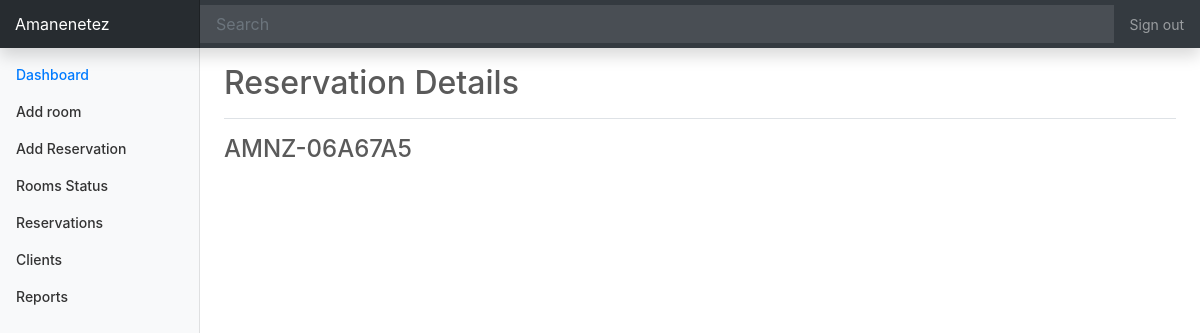
The page /admin/view_reservation.php?reference_no=AMNZ-06A67A5 (signed in) on the database as committed earlier.
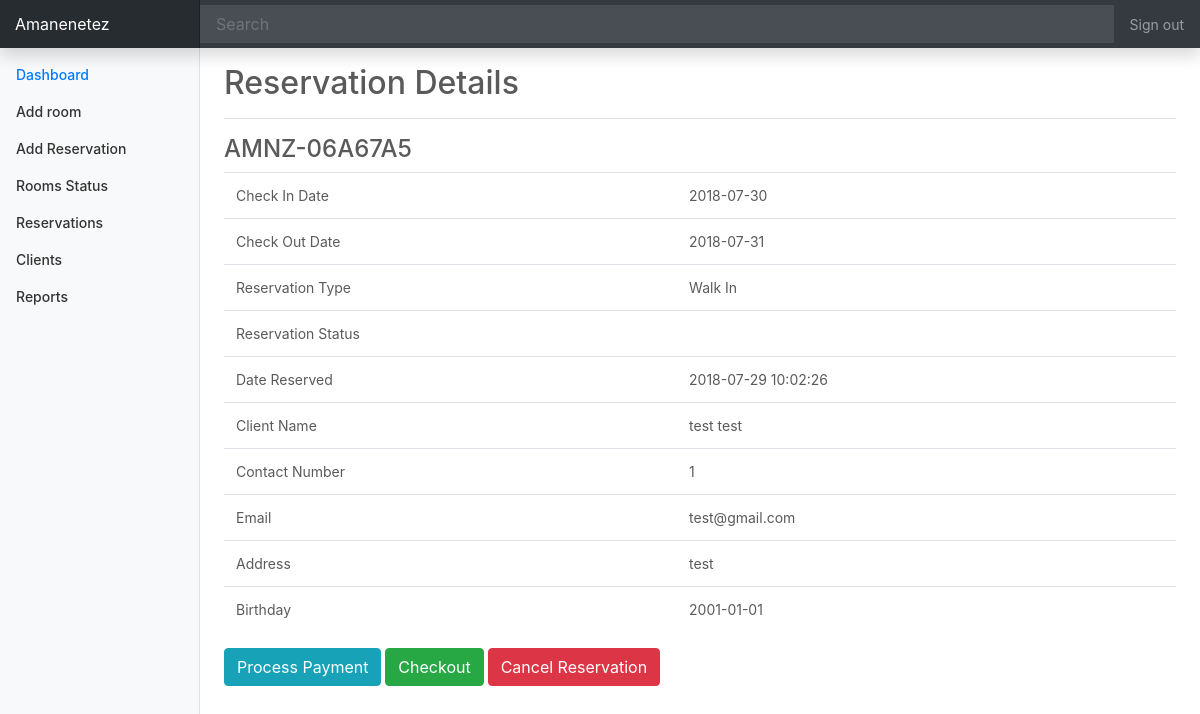
The same page on the database as committed later.
### tables this page shows
CREATE TABLE `reservation` (
  `id` int(11) NOT NULL,
  `reference_no` varchar(50) NOT NULL,
  `check_in` date NOT NULL,
  `check_out` date NOT NULL,
  `client_id` int(11) NOT NULL,
  `person_count` int(11) NOT NULL,
  `type` varchar(50) DEFAULT NULL,
  `status` varchar(50) NOT NULL,
  `date_created` timestamp NOT NULL DEFAULT '0000-00-00 00:00:00',
  `date_updated` timestamp NOT NULL DEFAULT '0000-00-00 00:00:00'
);

CREATE TABLE `client` (
  `id` int(11) NOT NULL,
  `first_name` varchar(100) NOT NULL,
  `last_name` varchar(100) NOT NULL,
  `contact_number` varchar(20) NOT NULL,
  `email` varchar(50) NOT NULL,
  `client_address` varchar(255) NOT NULL,
  `birthday` varchar(255) NOT NULL,
  `date_registered` timestamp NOT NULL DEFAULT CURRENT_TIMESTAMP ON UPDATE CURRENT_TIMESTAMP
);

### admin/view_reservation.php (the view, shortened to what this page needs)
<?php
include('../partials/header.php');
$db = db_connection();
?>
    <?php
    include('../partials/admin_topnav.php');
    ?>
    <div class="container-fluid">
      <div class="row">
    <?php
    include('../partials/admin_sidenav.php');
    ?>
        <main role="main" class="col-md-9 ml-sm-auto col-lg-10 px-4">
          <div class="d-flex justify-content-between flex-wrap flex-md-nowrap align-items-center pt-3 pb-2 mb-3 border-bottom">
            <h1 class="h2">Reservation Details</h1>
          </div>
          <div class="row">
            <div class="col">
            <?php
            $reference_no = $_GET["reference_no"];
            echo '<h4>' . $reference_no . '</h4>';
            $query = "SELECT * FROM reservation r INNER JOIN client c ON r.client_id = c.id WHERE r.reference_no='$reference_no'";
            $result = mysqli_query($db, $query);
            if($result) {
              while($reservation_details = mysqli_fetch_assoc($result)) {
                $client_name = $reservation_details["first_name"] . $reservation_details["last_name"];
                echo '
                <table class="table">
                  <tr>
                    <td>Check In Date</td>
                    <td>' . $reservation_details["check_in"] . '</td>
                  </tr>
                  <tr>
                    <td>Check Out Date</td>
                    <td>' . $reservation_details["check_out"] . '</td>
                  </tr>
                  <tr>
                    <td>Reservation Type</td>
                    <td>' . $reservation_details["type"] . '</td>
                  </tr>
                  <tr>
                    <td>Reservation Status</td>
                    <td>' . $reservation_details["status"] . '</td>
                  </tr>
                  <tr>
                    <td>Date Reserved</td>
                    <td>' . $reservation_details["date_created"] . '</td>
                  </tr>
                  <tr>
                    <td>Client Name</td>
                    <td>' . $reservation_details["first_name"] . " ". $reservation_details["last_name"] . '</td>
                  </tr>
                  <tr>
                    <td>Contact Number</td>
                    <td>' . $reservation_details["contact_number"] . '</td>
                  </tr>
                  <tr>
                    <td>Email</td>
                    <td>' . $reservation_details["email"] . '</td>
                  </tr>
                  <tr>
                    <td>Address</td>
                    <td>' . $reservation_details["client_address"] . '</td>
                  </tr>
                  <tr>
                    <td>Birthday</td>
                    <td>' . $reservation_details["birthday"] . '</td>
                  </tr>
                ';
                echo '
                  </table>
                  <a href="process_payment.php?reference_no='.$_GET["reference_no"].'?client_name='.$client_name.'?reservation_id='.$_reservation_details["id"].'" class="btn btn-info">Process Payment</a>
                  <a href="process_payment.php?reference_no='.$_GET["reference_no"].'?client_name='.$client_name.'?reservation_id='.$_reservation_details["id"].'" class="btn btn-success">Checkout</a>
                  <a href="#" class="btn btn-danger">Cancel Reservation</a>
                ';
              }
            }
            ?>
            </div>
          </div>
        </main>
      </div>
    </div>

Rows that differ between the two databases and show on the page:
now on this page (row edited): reservation: check_in "2018-07-30", check_out "2018-07-31", type "Walk In", date_created "2018-07-29 10:02:26", client.first_name "test", client.last_name "test", client.contact_number "1", client.email "test@gmail.com", client.client_address "test", client.birthday "2001-01-01"
